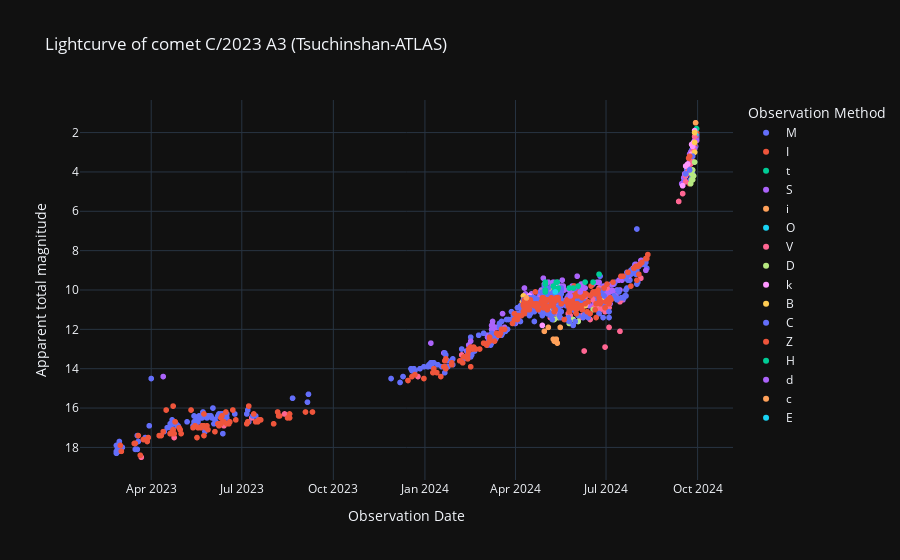

Here is the notebook cell this chart was saved with:
### Code cell
# Curva de luz cruda.
labels = {'obs_date':'Observation Date','magnitude':'Apparent total magnitude', 'obs_method_key' : 'Observation Method'}
fig = px.scatter(curva_de_luz_cruda_df, x='obs_date', y='magnitude', color='obs_method_key', template= 'plotly_dark', labels= labels, title= f'Lightcurve of comet {nombre_cometa} (Tsuchinshan-ATLAS)')
fig.update_yaxes(autorange="reversed")
fig.show()

### Figure 1 — Plotly figure (JSON) as saved in the notebook; plotly's stock layout.template omitted (floating-point values rounded to 4 significant figures; data arrays with more than 128 entries replaced by an {"elided": "..."} marker saying what was removed)
{"data": [{"hovertemplate": "Observation Method=M<br>Observation Date=%{x}<br>Apparent total magnitude=%{y}<extra></extra>", "legendgroup": "M", "marker": {"color": "#636efa", "symbol": "circle"}, "mode": "markers", "name": "M", "showlegend": true, "type": "scattergl", "x": {"elided": "225 str values"}, "xaxis": "x", "y": {"elided": "225 float values"}, "yaxis": "y"}, {"hovertemplate": "Observation Method=I<br>Observation Date=%{x}<br>Apparent total magnitude=%{y}<extra></extra>", "legendgroup": "I", "marker": {"color": "#EF553B", "symbol": "circle"}, "mode": "markers", "name": "I", "showlegend": true, "type": "scattergl", "x": ["2024-09-30T00:00:00", "2024-09-30T00:00:00", "2024-09-29T00:00:00", "2024-09-29T00:00:00", "2024-09-28T00:00:00", "2024-09-28T00:00:00", "2024-09-28T00:00:00", "2024-09-28T00:00:00", "2024-09-28T00:00:00", "2024-09-25T00:00:00", "2024-09-25T00:00:00", "2024-09-25T00:00:00", "2024-09-23T00:00:00", "2024-09-23T00:00:00", "2024-09-22T00:00:00", "2024-09-21T00:00:00"], "xaxis": "x", "y": [2, 2.4, 2.1, 2.2, 2.4, 2.5, 2.7, 2.7, 2.5, 3, 3, 3.2, 3.3, 4.6, 3.9, 4], "yaxis": "y"}, {"hovertemplate": "Observation Method=t<br>Observation Date=%{x}<br>Apparent total magnitude=%{y}<extra></extra>", "legendgroup": "t", "marker": {"color": "#00cc96", "symbol": "circle"}, "mode": "markers", "name": "t", "showlegend": true, "type": "scattergl", "x": ["2024-09-30T00:00:00"], "xaxis": "x", "y": [1.8], "yaxis": "y"}, {"hovertemplate": "Observation Method=S<br>Observation Date=%{x}<br>Apparent total magnitude=%{y}<extra></extra>", "legendgroup": "S", "marker": {"color": "#ab63fa", "symbol": "circle"}, "mode": "markers", "name": "S", "showlegend": true, "type": "scattergl", "x": {"elided": "211 str values"}, "xaxis": "x", "y": {"elided": "211 float values"}, "yaxis": "y"}, {"hovertemplate": "Observation Method=i<br>Observation Date=%{x}<br>Apparent total magnitude=%{y}<extra></extra>", "legendgroup": "i", "marker": {"color": "#FFA15A", "symbol": "circle"}, "mode": "markers", "name": "i", "showlegend": true, "type": "scattergl", "x": ["2024-09-29T00:00:00"], "xaxis": "x", "y": [1.5], "yaxis": "y"}, {"hovertemplate": "Observation Method=O<br>Observation Date=%{x}<br>Apparent total magnitude=%{y}<extra></extra>", "legendgroup": "O", "marker": {"color": "#19d3f3", "symbol": "circle"}, "mode": "markers", "name": "O", "showlegend": true, "type": "scattergl", "x": ["2024-09-29T00:00:00"], "xaxis": "x", "y": [2.1], "yaxis": "y"}, {"hovertemplate": "Observation Method=V<br>Observation Date=%{x}<br>Apparent total magnitude=%{y}<extra></extra>", "legendgroup": "V", "marker": {"color": "#FF6692", "symbol": "circle"}, "mode": "markers", "name": "V", "showlegend": true, "type": "scattergl", "x": ["2024-09-28T00:00:00", "2024-09-27T00:00:00", "2024-09-26T00:00:00", "2024-09-26T00:00:00", "2024-09-25T00:00:00", "2024-09-25T00:00:00", "2024-09-25T00:00:00", "2024-09-24T00:00:00", "2024-09-21T00:00:00", "2024-09-19T00:00:00", "2024-09-19T00:00:00", "2024-09-16T00:00:00", "2024-09-12T00:00:00", "2024-08-05T00:00:00", "2024-07-16T00:00:00", "2024-07-15T00:00:00", "2024-07-15T00:00:00", "2024-07-13T00:00:00", "2024-07-04T00:00:00", "2024-07-04T00:00:00", "2024-07-03T00:00:00", "2024-07-02T00:00:00", "2024-07-02T00:00:00", "2024-06-30T00:00:00", "2024-06-30T00:00:00", "2024-06-29T00:00:00", "2024-06-28T00:00:00", "2024-06-26T00:00:00", "2024-06-25T00:00:00", "2024-06-24T00:00:00", "2024-06-24T00:00:00", "2024-06-23T00:00:00", "2024-06-20T00:00:00", "2024-06-19T00:00:00", "2024-06-18T00:00:00", "2024-06-15T00:00:00", "2024-06-13T00:00:00", "2024-06-10T00:00:00", "2024-06-09T00:00:00", "2024-06-07T00:00:00", "2024-06-05T00:00:00", "2024-06-03T00:00:00", "2024-05-31T00:00:00", "2024-05-29T00:00:00", "2024-05-26T00:00:00", "2024-05-25T00:00:00", "2024-05-24T00:00:00", "2024-05-17T00:00:00", "2024-05-16T00:00:00", "2024-05-16T00:00:00", "2024-05-15T00:00:00", "2024-05-14T00:00:00", "2024-05-14T00:00:00", "2024-05-13T00:00:00", "2024-05-12T00:00:00", "2024-05-11T00:00:00", "2024-05-10T00:00:00", "2024-05-10T00:00:00", "2024-05-09T00:00:00", "2024-05-07T00:00:00", "2024-05-06T00:00:00", "2024-05-05T00:00:00", "2024-05-04T00:00:00", "2024-05-03T00:00:00", "2024-05-03T00:00:00", "2024-05-02T00:00:00", "2024-05-01T00:00:00", "2024-04-29T00:00:00", "2024-04-27T00:00:00", "2024-04-21T00:00:00", "2024-04-20T00:00:00", "2024-04-17T00:00:00", "2024-04-16T00:00:00", "2024-04-15T00:00:00", "2024-04-15T00:00:00", "2024-04-14T00:00:00", "2024-04-13T00:00:00", "2024-04-13T00:00:00", "2024-04-09T00:00:00", "2024-02-07T00:00:00", "2023-12-25T00:00:00", "2023-08-13T00:00:00", "2023-07-11T00:00:00", "2023-07-07T00:00:00", "2023-06-13T00:00:00", "2023-05-16T00:00:00", "2023-04-24T00:00:00", "2023-04-20T00:00:00", "2023-03-22T00:00:00"], "xaxis": "x", "y": [2.2, 2.9, 3.2, 3, 3.4, 3.4, 3.2, 3.6, 4, 4.2, 4.5, 5.1, 5.5, 9.4, 10.5, 10.6, 12.1, 10.5, 10.9, 11.9, 11, 10.9, 9.9, 11.1, 12.9, 10.8, 10.9, 10.6, 11, 10.9, 9.9, 10.9, 11, 10.9, 10.5, 11.5, 11.3, 10.5, 13.1, 11.3, 11.4, 10.7, 11.1, 10.7, 11.3, 10.8, 11.2, 11.1, 11.1, 10.7, 11.1, 10.7, 11.3, 10.1, 10.5, 11.2, 10.7, 10.8, 10.7, 11.2, 11.4, 11, 11.2, 10.5, 10.6, 10.7, 10.4, 11.1, 10.4, 10.8, 10.8, 10.8, 10.9, 10.8, 10.8, 11.1, 11, 10.7, 11, 13.3, 14.4, 16.3, 16.5, 16.7, 16.9, 16.9, 17.5, 17.3, 18.5], "yaxis": "y"}, {"hovertemplate": "Observation Method=D<br>Observation Date=%{x}<br>Apparent total magnitude=%{y}<extra></extra>", "legendgroup": "D", "marker": {"color": "#B6E880", "symbol": "circle"}, "mode": "markers", "name": "D", "showlegend": true, "type": "scattergl", "x": ["2024-09-28T00:00:00", "2024-09-27T00:00:00", "2024-09-26T00:00:00", "2024-09-26T00:00:00", "2024-09-25T00:00:00", "2024-09-25T00:00:00", "2024-09-25T00:00:00", "2024-09-24T00:00:00", "2024-06-24T00:00:00", "2024-06-18T00:00:00", "2024-06-10T00:00:00", "2024-06-03T00:00:00", "2024-05-29T00:00:00", "2024-05-25T00:00:00", "2024-05-14T00:00:00", "2024-05-13T00:00:00", "2024-05-10T00:00:00", "2024-05-09T00:00:00"], "xaxis": "x", "y": [3.5, 4.2, 3.9, 4.4, 4.1, 4.4, 4.1, 4.6, 10.7, 11, 11.3, 11.6, 11.5, 11.7, 11.4, 10.6, 11.5, 11.5], "yaxis": "y"}, {"hovertemplate": "Observation Method=k<br>Observation Date=%{x}<br>Apparent total magnitude=%{y}<extra></extra>", "legendgroup": "k", "marker": {"color": "#FF97FF", "symbol": "circle"}, "mode": "markers", "name": "k", "showlegend": true, "type": "scattergl", "x": ["2024-09-28T00:00:00", "2024-09-27T00:00:00", "2024-09-26T00:00:00", "2024-09-26T00:00:00", "2024-09-25T00:00:00", "2024-09-25T00:00:00", "2024-09-25T00:00:00", "2024-09-24T00:00:00", "2024-09-21T00:00:00", "2024-09-19T00:00:00", "2024-09-19T00:00:00", "2024-09-16T00:00:00", "2024-06-26T00:00:00", "2024-06-11T00:00:00", "2024-06-10T00:00:00", "2024-05-31T00:00:00", "2024-05-13T00:00:00", "2024-05-13T00:00:00", "2024-05-13T00:00:00", "2024-05-12T00:00:00", "2024-05-12T00:00:00", "2024-05-12T00:00:00", "2024-05-12T00:00:00", "2024-05-07T00:00:00", "2024-05-03T00:00:00", "2024-05-02T00:00:00", "2024-05-01T00:00:00", "2024-05-01T00:00:00", "2024-04-28T00:00:00", "2024-04-15T00:00:00"], "xaxis": "x", "y": [1.9, 2.5, 2.6, 2.7, 3.1, 3.1, 2.6, 3.2, 3.6, 4.1, 3.7, 4.7, 10.2, 10.7, 10.8, 10.7, 10.9, 9.6, 9.8, 10, 10.2, 10.2, 10.4, 10.9, 10.8, 10.2, 9.9, 10.1, 11.8, 10.3], "yaxis": "y"}, {"hovertemplate": "Observation Method=B<br>Observation Date=%{x}<br>Apparent total magnitude=%{y}<extra></extra>", "legendgroup": "B", "marker": {"color": "#FECB52", "symbol": "circle"}, "mode": "markers", "name": "B", "showlegend": true, "type": "scattergl", "x": ["2024-09-28T00:00:00", "2024-09-28T00:00:00", "2024-09-28T00:00:00", "2024-06-26T00:00:00", "2024-06-10T00:00:00", "2024-06-01T00:00:00", "2024-05-29T00:00:00", "2024-05-29T00:00:00", "2024-05-13T00:00:00", "2024-05-11T00:00:00", "2024-05-07T00:00:00", "2024-05-06T00:00:00", "2024-05-04T00:00:00", "2024-05-03T00:00:00", "2024-05-01T00:00:00", "2024-04-30T00:00:00", "2024-04-30T00:00:00", "2024-04-29T00:00:00", "2024-04-29T00:00:00", "2024-04-28T00:00:00", "2024-04-09T00:00:00", "2024-04-08T00:00:00"], "xaxis": "x", "y": [3, 2.5, 2, 10.5, 10.8, 11, 10.9, 10.7, 10.2, 10.3, 9.9, 10.9, 10.5, 10, 10.5, 10.7, 10.7, 10.2, 10, 10.2, 10.3, 10.6], "yaxis": "y"}, {"hovertemplate": "Observation Method=C<br>Observation Date=%{x}<br>Apparent total magnitude=%{y}<extra></extra>", "legendgroup": "C", "marker": {"color": "#636efa", "symbol": "circle"}, "mode": "markers", "name": "C", "showlegend": true, "type": "scattergl", "x": {"elided": "345 str values"}, "xaxis": "x", "y": {"elided": "345 float values"}, "yaxis": "y"}, {"hovertemplate": "Observation Method=Z<br>Observation Date=%{x}<br>Apparent total magnitude=%{y}<extra></extra>", "legendgroup": "Z", "marker": {"color": "#EF553B", "symbol": "circle"}, "mode": "markers", "name": "Z", "showlegend": true, "type": "scattergl", "x": {"elided": "294 str values"}, "xaxis": "x", "y": {"elided": "294 float values"}, "yaxis": "y"}, {"hovertemplate": "Observation Method=H<br>Observation Date=%{x}<br>Apparent total magnitude=%{y}<extra></extra>", "legendgroup": "H", "marker": {"color": "#00cc96", "symbol": "circle"}, "mode": "markers", "name": "H", "showlegend": true, "type": "scattergl", "x": ["2024-06-24T00:00:00", "2024-06-18T00:00:00", "2024-06-10T00:00:00", "2024-06-03T00:00:00", "2024-05-29T00:00:00", "2024-05-25T00:00:00", "2024-05-14T00:00:00", "2024-05-13T00:00:00", "2024-05-13T00:00:00", "2024-05-12T00:00:00", "2024-05-12T00:00:00", "2024-05-10T00:00:00", "2024-05-09T00:00:00", "2024-05-01T00:00:00", "2024-05-01T00:00:00", "2024-05-01T00:00:00", "2024-05-01T00:00:00"], "xaxis": "x", "y": [9.2, 9.6, 9.6, 9.8, 9.9, 9.9, 9.9, 9.6, 10, 9.6, 10, 9.9, 9.8, 9.6, 10, 9.7, 10.1], "yaxis": "y"}, {"hovertemplate": "Observation Method=d<br>Observation Date=%{x}<br>Apparent total magnitude=%{y}<extra></extra>", "legendgroup": "d", "marker": {"color": "#ab63fa", "symbol": "circle"}, "mode": "markers", "name": "d", "showlegend": true, "type": "scattergl", "x": ["2024-06-05T00:00:00", "2024-05-26T00:00:00"], "xaxis": "x", "y": [10.1, 10.3], "yaxis": "y"}, {"hovertemplate": "Observation Method=c<br>Observation Date=%{x}<br>Apparent total magnitude=%{y}<extra></extra>", "legendgroup": "c", "marker": {"color": "#FFA15A", "symbol": "circle"}, "mode": "markers", "name": "c", "showlegend": true, "type": "scattergl", "x": ["2024-05-16T00:00:00", "2024-05-13T00:00:00", "2024-05-12T00:00:00", "2024-05-10T00:00:00", "2024-05-09T00:00:00", "2024-05-04T00:00:00", "2024-04-30T00:00:00", "2024-04-12T00:00:00"], "xaxis": "x", "y": [11.9, 12.7, 12.5, 12.6, 12.5, 11.9, 12.1, 10.4], "yaxis": "y"}, {"hovertemplate": "Observation Method=E<br>Observation Date=%{x}<br>Apparent total magnitude=%{y}<extra></extra>", "legendgroup": "E", "marker": {"color": "#19d3f3", "symbol": "circle"}, "mode": "markers", "name": "E", "showlegend": true, "type": "scattergl", "x": ["2024-05-11T00:00:00"], "xaxis": "x", "y": [10.1], "yaxis": "y"}], "layout": {"legend": {"title": {"text": "Observation Method"}, "tracegroupgap": 0}, "title": {"text": "Lightcurve of comet C/2023 A3 (Tsuchinshan-ATLAS)"}, "xaxis": {"anchor": "y", "domain": [0, 1], "title": {"text": "Observation Date"}}, "yaxis": {"anchor": "x", "autorange": "reversed", "domain": [0, 1], "title": {"text": "Apparent total magnitude"}}}}
